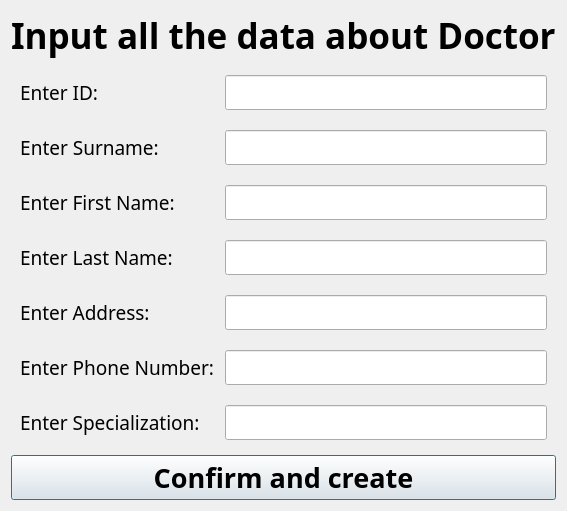
<?xml version="1.0" encoding="UTF-8"?>
<ui version="4.0">
 <class>CreateDoc</class>
 <widget class="QDialog" name="CreateDoc">
  <property name="geometry">
   <rect>
    <x>0</x>
    <y>0</y>
    <width>432</width>
    <height>493</height>
   </rect>
  </property>
  <property name="windowTitle">
   <string>Dialog</string>
  </property>
  <layout class="QVBoxLayout" name="verticalLayout">
   <item>
    <widget class="QLabel" name="label">
     <property name="font">
      <font>
       <family>Bahnschrift SemiBold SemiConden</family>
       <pointsize>26</pointsize>
       <bold>true</bold>
      </font>
     </property>
     <property name="text">
      <string>Input all the data about Doctor</string>
     </property>
    </widget>
   </item>
   <item>
    <widget class="QWidget" name="formWidget" native="true">
     <layout class="QFormLayout" name="formLayout">
      <property name="verticalSpacing">
       <number>20</number>
      </property>
      <item row="0" column="0">
       <widget class="QLabel" name="idLb">
        <property name="font">
         <font>
          <family>Bahnschrift Light SemiCondensed</family>
          <pointsize>14</pointsize>
         </font>
        </property>
        <property name="text">
         <string>Enter ID: </string>
        </property>
        <property name="alignment">
         <set>Qt::AlignCenter</set>
        </property>
       </widget>
      </item>
      <item row="0" column="1">
       <widget class="QLineEdit" name="idLn">
        <property name="font">
         <font>
          <family>Bahnschrift SemiLight SemiConde</family>
          <pointsize>14</pointsize>
         </font>
        </property>
       </widget>
      </item>
      <item row="1" column="0">
       <widget class="QLabel" name="surnameLb">
        <property name="font">
         <font>
          <family>Bahnschrift Light SemiCondensed</family>
          <pointsize>14</pointsize>
         </font>
        </property>
        <property name="text">
         <string>Enter Surname:</string>
        </property>
        <property name="alignment">
         <set>Qt::AlignCenter</set>
        </property>
       </widget>
      </item>
      <item row="1" column="1">
       <widget class="QLineEdit" name="surnameLn">
        <property name="font">
         <font>
          <family>Bahnschrift SemiLight SemiConde</family>
          <pointsize>14</pointsize>
         </font>
        </property>
       </widget>
      </item>
      <item row="2" column="0">
       <widget class="QLabel" name="firstNameLb">
        <property name="font">
         <font>
          <family>Bahnschrift Light SemiCondensed</family>
          <pointsize>14</pointsize>
         </font>
        </property>
        <property name="text">
         <string>Enter First Name:</string>
        </property>
       </widget>
      </item>
      <item row="2" column="1">
       <widget class="QLineEdit" name="firstNameLn">
        <property name="font">
         <font>
          <family>Bahnschrift SemiLight SemiConde</family>
          <pointsize>14</pointsize>
         </font>
        </property>
       </widget>
      </item>
      <item row="3" column="0">
       <widget class="QLabel" name="lastNameILb">
        <property name="font">
         <font>
          <family>Bahnschrift Light SemiCondensed</family>
          <pointsize>14</pointsize>
         </font>
        </property>
        <property name="text">
         <string>Enter Last Name: </string>
        </property>
       </widget>
      </item>
      <item row="3" column="1">
       <widget class="QLineEdit" name="lastNameLn">
        <property name="font">
         <font>
          <family>Bahnschrift SemiLight SemiConde</family>
          <pointsize>14</pointsize>
         </font>
        </property>
       </widget>
      </item>
      <item row="4" column="0">
       <widget class="QLabel" name="addressLb">
        <property name="font">
         <font>
          <family>Bahnschrift Light SemiCondensed</family>
          <pointsize>14</pointsize>
         </font>
        </property>
        <property name="text">
         <string>Enter Address: </string>
        </property>
       </widget>
      </item>
      <item row="4" column="1">
       <widget class="QLineEdit" name="addressLn">
        <property name="font">
         <font>
          <family>Bahnschrift SemiLight SemiConde</family>
          <pointsize>14</pointsize>
         </font>
        </property>
       </widget>
      </item>
      <item row="5" column="0">
       <widget class="QLabel" name="phoneNumberLb">
        <property name="font">
         <font>
          <family>Bahnschrift Light SemiCondensed</family>
          <pointsize>14</pointsize>
         </font>
        </property>
        <property name="text">
         <string>Enter Phone Number: </string>
        </property>
       </widget>
      </item>
      <item row="5" column="1">
       <widget class="QLineEdit" name="phoneNumLn">
        <property name="font">
         <font>
          <family>Bahnschrift SemiLight SemiConde</family>
          <pointsize>14</pointsize>
         </font>
        </property>
       </widget>
      </item>
      <item row="6" column="0">
       <widget class="QLabel" name="specializationLb">
        <property name="font">
         <font>
          <family>Bahnschrift Light SemiCondensed</family>
          <pointsize>14</pointsize>
         </font>
        </property>
        <property name="text">
         <string>Enter Specialization: </string>
        </property>
       </widget>
      </item>
      <item row="6" column="1">
       <widget class="QLineEdit" name="specializationLn">
        <property name="font">
         <font>
          <family>Bahnschrift SemiLight SemiConde</family>
          <pointsize>14</pointsize>
         </font>
        </property>
       </widget>
      </item>
     </layout>
    </widget>
   </item>
   <item>
    <widget class="QPushButton" name="confirmDocPb">
     <property name="font">
      <font>
       <family>Bahnschrift SemiBold SemiConden</family>
       <pointsize>20</pointsize>
       <bold>true</bold>
      </font>
     </property>
     <property name="text">
      <string>Confirm and create</string>
     </property>
    </widget>
   </item>
  </layout>
 </widget>
 <resources/>
 <connections/>
</ui>
